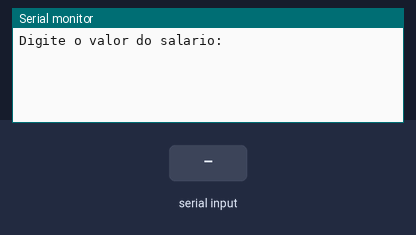
A sketch run on a simulated Arduino Uno, built with avr-gcc and run on an emulated ATmega328P. On the bench: the last lines printed to the serial monitor. Inputs (shaded band) come from the test bench.

Above: at 2.2 s.
2.3 s: "90,45\n" received over Serial
At 3.5 s:
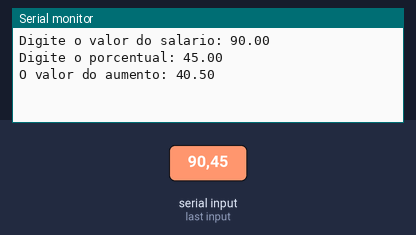
3.8 s: "30,150\n" received over Serial
At 5.9 s:
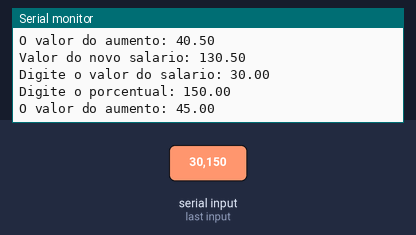

Measured:
- after the input at 2.3 s, the serial monitor: prints a new line at once (image 1)
- after the input at 3.8 s, the serial monitor: prints a new line after 1.5 s (image 2)

The sketch:

EX2.ino
```cpp
// Declaração das variaveis / numeros reais
float sal, perc, aumento, novosal;

void setup() {
  //Inicia a comunicação com o serial monitor
  Serial.begin(9600);
  delay(1000);  //Espera estrategica
}

void loop() {
  Serial.print("Digite o valor do salario: ");

  // Lê o valor da serial e guarda na variavel nota1
  sal = aguardaEntrada();
  Serial.println(sal);

  Serial.print("Digite o porcentual: ");
  perc = aguardaEntrada();
  Serial.println(perc);

  aumento = sal * perc/100;

  Serial.print("O valor do aumento: ");
  Serial.println(aumento);

  novosal = sal + aumento;

  delay(3000);


  Serial.print("Valor do novo salario: ");
  Serial.println(novosal);

}

// Criando uma função chamada "aguarda entrada"
float aguardaEntrada(){
  while (!Serial.available()){
    // Aguarda até que um valor seja digitado
  }
  // Retornar o valor digitado no serial em tipo float
  return Serial.parseFloat();
}
```
